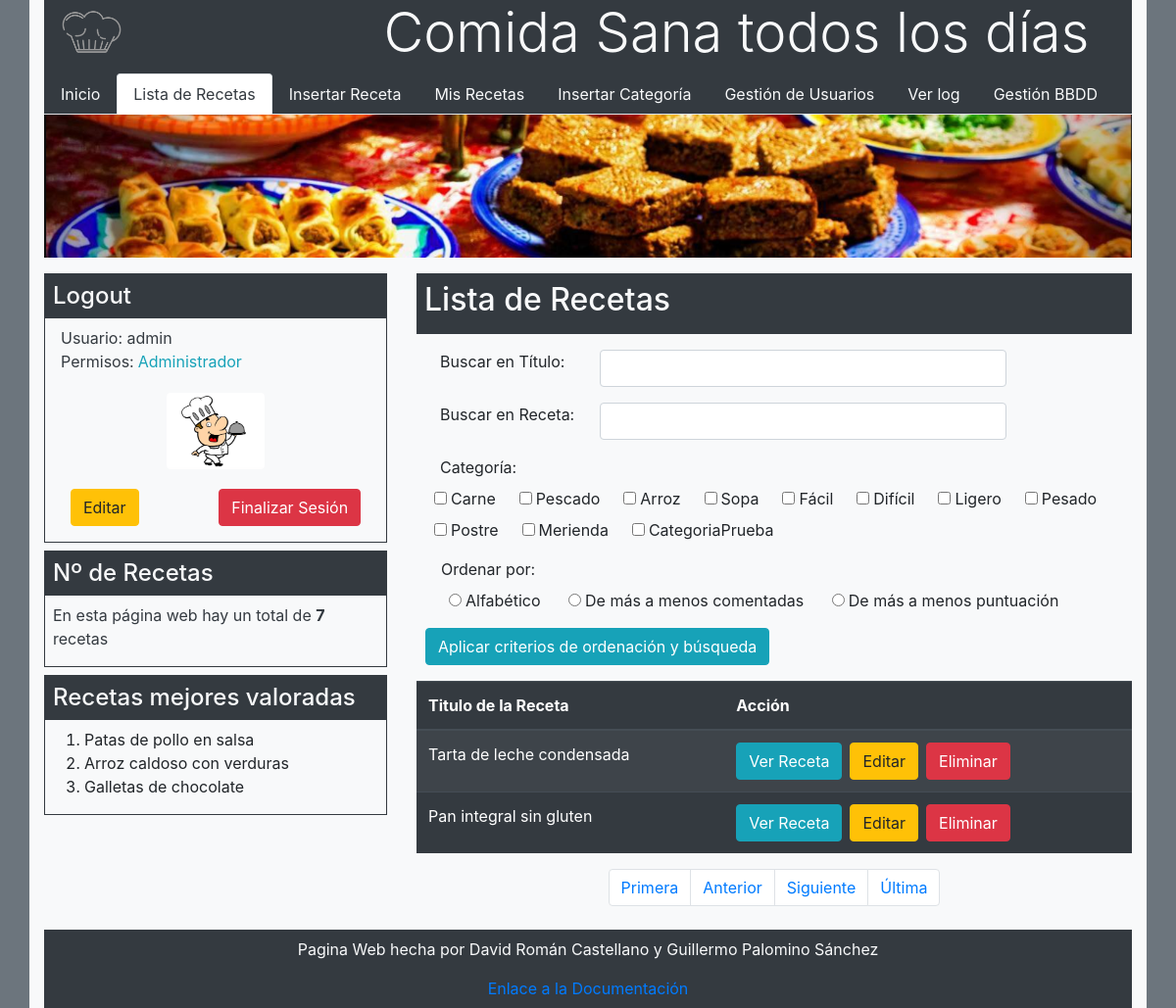
The app's page /listaRecetas.php?primero=5&items=5& (signed in) with its own data.
### tables this page shows
CREATE TABLE `usuarios` (
  `id` int(11) NOT NULL AUTO_INCREMENT,
  `nombre` varchar(200) NOT NULL,
  `apellidos` varchar(200) NOT NULL,
  `email` varchar(200) NOT NULL,
  `foto` varchar(200) DEFAULT NULL,
  `password` varchar(1000) NOT NULL,
  `tipo` varchar(100) NOT NULL,
  `usuario` varchar(100) NOT NULL,
  PRIMARY KEY (`id`)
);

CREATE TABLE `listacategorias` (
  `id` int(11) NOT NULL AUTO_INCREMENT,
  `nombre` varchar(45) NOT NULL,
  PRIMARY KEY (`id`)
);

CREATE TABLE `receta` (
  `id` int(9) NOT NULL AUTO_INCREMENT,
  `titulo` varchar(100) NOT NULL,
  `descripcion` text DEFAULT NULL,
  `ingredientes` text DEFAULT NULL,
  `preparacion` text DEFAULT NULL,
  `fotografia` text NOT NULL,
  `usuario_id` int(11) NOT NULL,
  PRIMARY KEY (`id`),
  KEY `metroid` (`usuario_id`),
  CONSTRAINT `metroid` FOREIGN KEY (`usuario_id`) REFERENCES `usuarios` (`id`) ON DELETE CASCADE
);

### db/dbfunciones.php (called while the page is built, shortened)
<?php
function DBconexion() {
$db = mysqli_connect(DB_HOST,DB_USER,DB_PASSWD,DB_DATABASE);
mysqli_set_charset($db,"utf8");
return $db;
}
function DBgetUsuario($db,$id){
   $prep = mysqli_prepare($db,"SELECT * FROM usuarios WHERE id=?");
   mysqli_stmt_bind_param($prep,'i',$id);
   if(mysqli_stmt_execute($prep)){
        mysqli_stmt_bind_result($prep,$uid,$unombre,$uapellidos,$uemail,$ufoto,$upassword,$utipo,$uusuario);
        if (mysqli_stmt_fetch($prep)) {
          $datosUsuario['id'] = $uid;
          $datosUsuario['nombre'] = $unombre;
          $datosUsuario['apellidos'] = $uapellidos;
          $datosUsuario['email'] = $uemail;
          $datosUsuario['foto'] = $ufoto;
          $datosUsuario['clave'] = $upassword;
          $datosUsuario['tipo'] = $utipo;
          $datosUsuario['usuario'] = $uusuario;
       }else
          $datosUsuario = false;
   }
   else
      $datosUsuario = false;
   return $datosUsuario;
}
function DBgetNumRecetas($cadenab=''){
   $db = DBconexion();
   $res = mysqli_query($db, 'SELECT COUNT(*) FROM receta $cadenab');
   $num = mysqli_fetch_row($res)[0];
   return $num;
}
function DBgetListReceta($miRec="0", $ini=0, $nItems=5, $busc=''){
   $db = DBconexion();
   $listReceta = false;
   if($nItems){
      $rango = 'LIMIT '.(int)($nItems).' OFFSET '.abs($ini);
   }else
      $rango = '';
   if($miRec)
      $query = "SELECT titulo,id FROM receta WHERE usuario_id=$miRec ORDER BY titulo $rango";
   else
      $query = "SELECT titulo, usuario_id, id FROM receta $busc $rango";
   $res = mysqli_query($db, $query);
   if($res){
      if (mysqli_num_rows($res)>0) {
        $listReceta = mysqli_fetch_all($res,MYSQLI_ASSOC);
      }
   }
    return $listReceta;
}
function DBgetCategorias($id="0"){
   $db = DBconexion();
   if($id){
      $query = "SELECT nombre FROM listacategorias WHERE (listacategorias.id IN (SELECT categorias_id FROM categorias WHERE receta_id=$id))";
   }else{
      $query = "SELECT * FROM listacategorias";
   }
   $res = mysqli_query($db,$query);
   if($res){
      if (mysqli_num_rows($res)>0) {
        $tabla = mysqli_fetch_all($res,MYSQLI_ASSOC);
      } else {
        $tabla = [];
      }
    } else {
      $tabla = false;
    }
    return $tabla;
}
?>

### html/htmlforms.php (the view, shortened to what this page needs)
<?php
function FORMbuscarReceta($datos,$categorias){
   $btitulo = isset($datos['titulo']) ? " value='{$datos['titulo']}' " : '';
   $breceta = isset($datos['receta']) ? " value='{$datos['receta']}' " : '';
   $datos['orden'] = isset($datos['orden']) ? $datos['orden'] : '';
   $datos['categorias'] = isset($datos['categorias']) ? $datos['categorias'] : '';
   if($datos['orden'] == "Alfabético"){
      $oa="checked";
      $oc="";
      $op="";
   }else if($datos['orden'] == "De más a menos comentadas"){
      $oa="";
      $oc="checked";
      $op="";
   }else if($datos['orden'] == "De más a menos puntuación"){
      $oa="";
      $oc="";
      $op="checked";
   }else{
      $oa="";
      $oc="";
      $op="";
   }
echo <<< HTML
   <form class="mx-4 my-3" method="get">
     <div class="form-group row">
        <label class="col-md-3">Buscar en Título:</label>
        <input type="text" class="form-control col-md-7" name="titulo" $btitulo id="titulo">
     </div>
     <div class="form-group row">
        <label class="col-md-3">Buscar en Receta:</label>
        <input type="text" class="form-control col-md-7" name="receta" $breceta id="receta">
     </div>
     <div class="form-group row">
        <label class="col-md-3">Categoría:</label>
        <div class="row">
HTML;
         $i = 0;
         foreach ($categorias as $c) {
            if(isset($datos['categorias'][$c['nombre']]) == $c['nombre']){
               $i += 1;
               $activo = "checked";
            }else{
               $activo = "";
            }
            echo "<label><input class='mr-1 ml-4' type='checkbox' name='{$c['nombre']}' value='{$c['nombre']}' $activo>{$c['nombre']}</label>";
         }
echo <<< HTML
        </div>
       <div class="my-2 form-group row">
        <label class="ml-3 col-md-3">Ordenar por:</label>
        <div class="col-md-12">
            <input class="mr-1 ml-4" type="radio" name="orden" value="Alfabético" $oa><label>Alfabético</label>
            <input class="mr-1 ml-4" type="radio" name="orden" value="De más a menos comentadas" $oc ><label>De más a menos comentadas</label>
            <input class="mr-1 ml-4" type="radio" name="orden" value="De más a menos puntuación" $op ><label>De más a menos puntuación</label>
        </div>
     </div>
     <input type="submit" class="btn btn-info" name="buscar" value="Aplicar criterios de ordenación y búsqueda"></input>
     </div>
  </form>
HTML;
}
?>

### html/html.php (shortened to what this page needs)
<?php
function HTMLinicio($titulo){
echo <<< HTML
   <!DOCTYPE html>
   <html lang="es">
   <head>
     <meta charset="UTF-8">
     <meta name="author" content="David Román Castellano | Guillermo Palomino Sánchez">
     <link rel="icon" type="image/png" href="./styles/img/pages/logo.png">
     <title>{$titulo}</title>
     <link rel="stylesheet" href="https://stackpath.bootstrapcdn.com/bootstrap/4.5.0/css/bootstrap.min.css">
     <link rel="stylesheet" href="./styles/valoracion.css">
   </head>
   <body>
      <div class="container-fluid bg-secondary">
         <div class="container bg-light">
            <header class="bg-dark">
               <div class="row">
                  <div class="col-md-1 text-light ml-2">
                     <img src="./styles/img/pages/logo.png" class="img-fluid mx-2"width="80px" alt="logo">
                  </div>
                  <div class="col-md-10 mx-auto text-light text-right">
                     <h1 class="display-4 ">Comida Sana todos los días</h1>
                  </div>
               </div>
            </header>
HTML;
}
function HTMLfin(){
echo <<< HTML
   <footer class="bg-dark text-center py-2 px-2">
      <p class="text-light">Pagina Web hecha por David Román Castellano y Guillermo Palomino Sánchez</p>
      <a href="./DocumentacionTW.pdf">Enlace a la Documentación</a>
   </footer>
</div>
</div>
</body>
</html>
HTML;
}
function  HTMLnav($opcionActiva,$tipoUsuario){
   $paginas = ["index.php","listaRecetas.php","insertarReceta.php","misRecetas.php","insertarCategoria.php","gestionUsuarios.php","log.php","gestionBBDD.php"];
    switch ($tipoUsuario) {
       case "administrador":
         $items = ["Inicio","Lista de Recetas","Insertar Receta","Mis Recetas","Insertar Categoría","Gestión de Usuarios","Ver log","Gestión BBDD"];
         break;
    }
echo <<< HTML
    <nav>
    <ul class="nav nav-tabs bg-dark">
HTML;
   foreach ($items as $p => $v) {
      if($p == $opcionActiva){
         echo "<li class='nav-item'>";
         echo "<a class='nav-link active text-dark' href='".$paginas[$p]."'>".$items[$p]."</a>";
         echo "</li>";
      }else{
         echo "<li class='nav-item'>";
         echo "<a class='nav-link text-light' href='".$paginas[$p]."'>".$items[$p]."</a>";
         echo "</li>";
      }
   }
echo <<< HTML
   </ul>
   </nav>
   <img src="./styles/img/pages/imgcabecera.PNG" class="img-fluid" alt="Responsive image">
HTML;
}
function HTMLlogout($datosUsuario,$pagina){
$tipo = $datosUsuario['tipo'];
$correo = $datosUsuario['email'];
$tipo = ucfirst($tipo);
echo <<< HTML
      <div class="row mt-2">
      <div class="col-md-4">
      <div class="border-dark border border-dark my-2">
         <h4 class="bg-dark text-light px-2 py-2">Logout</h4>
         <p class='text-dark mx-3 my-0'>Usuario: {$datosUsuario['usuario']}</p>
         <div class="row ml-3">
            <p class='text-dark'>Permisos:</p>
            <p class="text-info ml-1">{$tipo}</p>
         </div>
         <img src="{$datosUsuario['foto']}" width="100px"class= "rounded mx-auto d-block my-1" alt="Imagen del usuario">
         <div class="row" id="botones">
HTML;
   if($tipo == "Administrador"){
echo <<< HTML
      <form class="row my-3 mx-auto" action="./editarUsuario.php" method="post">
         <input type="hidden" name="id" value ='{$datosUsuario['id']}'></input>
         <input type="submit" class="btn btn-warning mx-auto" value="Editar" name="accion"/>
      </form>
HTML;
   }
echo <<< HTML
            <form action="./db/sesions.php" method="post" class=" row my-3 mx-auto">
               <input type="hidden" name="pagina" value=$pagina />
               <input type="hidden" name="correo" value=$correo />
              <input type="submit" class="btn btn-danger mx-auto" value="Finalizar Sesión" name="login"></input>
            </form>
         </div>
HTML;
      echo "<input type='hidden' name='idUsuario' value='".$datosUsuario["id"]."'/></form></div>";
}
function HTMLwidget1($numRecetas){
   echo <<< HTML
      <div class="border-dark border border-dark my-2">
         <h4 class="bg-dark text-light px-2 py-2">Nº de Recetas</h4>
         <p class="text-dark mx-2"> En esta página web hay un total de <b>{$numRecetas}</b> recetas</p>
      </div>
HTML;
}
function HTMLwidget2($topRecetas){
   echo <<< HTML
   <div class="border-dark border border-dark my-2">
      <h4 class="bg-dark text-light px-2 py-2">Recetas mejores valoradas</h4>
      <ol>
HTML;
   foreach ($topRecetas as $r) {
      echo "<li>".$r."</li>";
   }
   echo "</ol></div></div>";
}
function HTMLtituloContenido($titulo){
echo <<< HTML
   <div class="col-md-8 my-2">
      <div class="bg-dark px-2 py-2">
         <h2 class="display-5 text-light">$titulo</h2>
      </div>
HTML;
}
function HTMLlistaRecetas($recetas, $tipoUsuario, $id="0"){
echo <<< HTML
   <table class="table table-striped table-dark">
      <thead>
         <tr>
            <th scope="col">Titulo de la Receta</th>
            <th scope="col">Acción</th>
         </tr>
      </thead>
      <tbody>
HTML;
   foreach ($recetas as $r){
echo <<< HTML
      <tr>
         <td>{$r['titulo']}</td>
         <td>
            <form action="./editarReceta.php" method='POST' class="mx-auto">
               <input type="hidden" class="btn btn-info" name="id" value="{$r['id']}"></input>
               <input type="submit" class="btn btn-info" name="accion" value="Ver Receta"></input>
HTML;
            if($tipoUsuario == "administrador" || ($tipoUsuario == "colaborador" && $r['usuario_id'] == $id)){
               echo "<input type='submit' class='btn btn-warning mx-2' name='accion' value='Editar'></input>";
               echo "<input type='submit' class='btn btn-danger' name='accion' value='Eliminar'></input>";
            }
echo <<< HTML
            </form>
         </td>
      </tr>
HTML;
   }
   echo "</tbody></table>";
}
function HTMLpaginador($menu,$activo=''){
  echo "<nav>";
  echo "<ul class='pagination justify-content-center'>";
  foreach ($menu as $elem){
      echo "<li ".($activo==$elem['texto']?"class='page-item disabled' ":"class='page-item'")." >";
         echo "<a ".($activo==$elem['texto']?"class='page-link disabled' ":"class='page-link'")."href='{$elem['url']}'>{$elem['texto']}</a>";
      echo "</li>";
   }
   echo '</ul>';
   echo '</nav>';
   echo "</div></div>";
}
?>

### records on screen
usuarios: usuario "admin", tipo "Administrador", foto (placeholder picture)
listacategorias: nombre "Carne"
listacategorias: nombre "Pescado"
listacategorias: nombre "Arroz"
listacategorias: nombre "Sopa"
listacategorias: nombre "Fácil"
listacategorias: nombre "Difícil"
listacategorias: nombre "Ligero"
listacategorias: nombre "Pesado"
listacategorias: nombre "Postre"
listacategorias: nombre "Merienda"
listacategorias: nombre "CategoriaPrueba"
receta: titulo "Tarta de leche condensada"
receta: titulo "Pan integral sin gluten"

### other values on screen
$items[$p] "Inicio"
$items[$p] "Lista de Recetas"
$items[$p] "Insertar Receta"
$items[$p] "Mis Recetas"
$items[$p] "Insertar Categoría"
$items[$p] "Gestión de Usuarios"
$items[$p] "Ver log"
$items[$p] "Gestión BBDD"
$numRecetas "7"
$r "Patas de pollo en salsa"
$r "Arroz caldoso con verduras"
$r "Galletas de chocolate"
$titulo "Lista de Recetas"
$elem['texto'] "Primera"
$elem['texto'] "Anterior"
